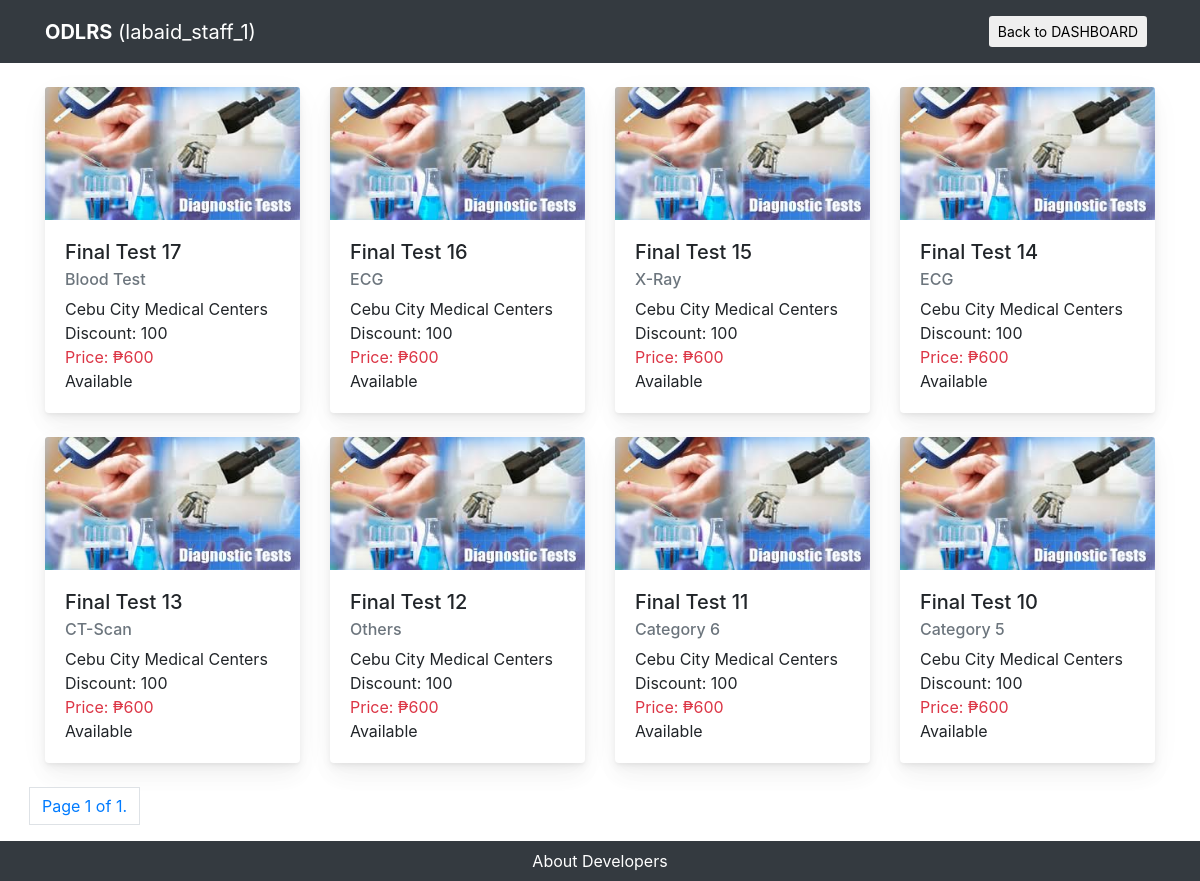
Screenshot of /all-tests-list-staff/labaid_staff_1/ with the database file from the repository.
### diagnostic_centers/models.py (models this page shows, shortened)
class DiagnosticStaff(models.Model):
    username = models.CharField(max_length=20, unique=True, blank=False)
    password = models.CharField(max_length=100, unique=True,  blank=False)
    admin = models.BooleanField(default=False)
    center = models.ForeignKey(DiagnosticCenter, on_delete=models.CASCADE, related_name='center_staffs')
    class Meta:
        verbose_name_plural = 'Diagnostic Staffs'

class DiagnosticCenter(models.Model):
    name = models.CharField(max_length=250, blank=False)
    image = models.ImageField(default='default_center.jpg', upload_to='diagnostic_center_pics')
    email = models.EmailField(blank=True)
    contact_no = models.CharField(max_length=20, blank=False)
    website = models.CharField(max_length=100, blank=True)
    address = models.CharField(max_length=150, blank=False)
    class Meta:
        verbose_name_plural = 'Diagnostic Centers'
    def __str__(self):
        return self.name

### tests/models.py (models this page shows, shortened)
class Test(models.Model):
    ACTIVE_STATUS = (
        ('Available', 'AVAILABLE'),
        ('Closed', 'CLOSED'),
    )
    test_name = models.CharField(max_length=250, blank=False)
    image = models.ImageField(default='default_test.jpg', upload_to='test_pics')
    category = models.ForeignKey(TestCategory, on_delete=models.CASCADE, related_name='test_category')
    center = models.ForeignKey(DiagnosticCenter, on_delete=models.CASCADE, related_name='test_center')
    discount = models.PositiveIntegerField(null=True, blank=True)
    price = models.PositiveIntegerField(null=True, blank=True)
    active_status = models.CharField(max_length=20, choices=ACTIVE_STATUS, default='AVAILABLE')
    class Meta:
        ordering = ['-id']
        verbose_name_plural = 'Tests'

class TestCategory(models.Model):
    category_name = models.CharField(max_length=50)
    center = models.ForeignKey(DiagnosticCenter, on_delete=models.CASCADE, related_name='category_center',
                               null=True, blank=True)
    class Meta:
        verbose_name_plural = 'Test Categories'
        ordering = ['-id']
    def __str__(self):
        return self.category_name

### tests/views.py (the view)
# urls.py: path('all-tests-list-staff/<username>/', all_tests_list_for_staff, name='all-tests-list-staff'),
def all_tests_list_for_staff(request, username):
    staff = DiagnosticStaff.objects.get(username=username)
    staff_filtered_tests = Test.objects.filter(center__center_staffs=staff)
    paginator = Paginator(staff_filtered_tests, 20)
    page = request.GET.get('page')
    all_added_tests_paginator_data = paginator.get_page(page)
    template = 'tests/all_tests_list_for_staff.html'
    context = {
        'all_added_tests': all_added_tests_paginator_data,
        'staff': staff,
    }
    return render(request, template, context)

### templates/tests/all_tests_list_for_staff.html (shortened to what this page needs)
<!DOCTYPE html>
<html lang="en">
<head>
    <link rel="stylesheet" href="https://maxcdn.bootstrapcdn.com/bootstrap/4.0.0/css/bootstrap.min.css"
 />
</head>
<body>
    <nav class="navbar navbar-expand-lg navbar-dark bg-dark">
        <div class="container">
            <a class="navbar-brand text-warnin" href="#"><b>ODLRS</b> <span
                    class="text-white">({{ staff.username }})</span></a>
            <div class="" id="navbarSupportedContent">
                <ul class="navbar-nav ml-auto">
                    <li class="nav-item">
                        <a class="nav-link text-white"
                            href="{% url 'diagnostic_centers:staff-dashboard' staff.username %}">
                            <button type="submit" class="btn btn-white btn-sm">Back to DASHBOARD</button>
                        </a>
                    </li>
                </ul>
            </div>
        </div>
    </nav>
    <div class="container mt-4">
        <div class="row">
            {% for test in all_added_tests %}
            <div class="col-xs-12 col-sm-6 col-md-4 col-lg-3">
                <div class="card mb-4">
                    <img src="{{ test.image.url }}" class="card-img-top" alt="..." width="100%">
                    <div class="card-body">
                        <h5 class="card-title">{{ test.test_name }}
                        </h5>
                        <h6 class="card-subtitle mb-2 text-muted">{{ test.category }}</h6>
                        <p class="card-text center">{{ test.center }}</p>
                        <p class="card-text">Discount: {{ test.discount }}</p>
                        <p class="card-text text-danger">Price: ₱{{ test.price }}</p>
                        <p class="card-text">{{ test.active_status }}</p>
                    </div>
                </div>
            </div>
            {% endfor %}
            <br><br>
            <ul class="pagination">
                <li class="page-item">
                    <a class="page-link" href="#">Page {{ all_added_tests.number }} of
                        {{ all_added_tests.paginator.num_pages }}.</a>
                </li>
            </ul>
        </div>
    </div>
    <div class="footer bg-dark text-white text-center py-2">
        <div class="d-box px-2">
            <a class="text-white" href="{% url 'developers' %}" target="_blank" data-toggle="tooltip"
                data-placement="top" title="About Developers">About Developers</a>
        </div>
    </div>
</body>
</html>

### templates/tests/all_tests_list_for_staff.html (style rules this page uses)
p { margin-bottom: 0; }
.card { box-shadow: 0 0.46875rem 2.1875rem rgba(4, 9, 20, 0.03), 0 0.9375rem 1.40625rem rgba(4, 9, 20, 0.03), 0 0.25rem 0.53125rem rgba(4, 9, 20, 0.05), 0 0.125rem 0.1875rem rgba(4, 9, 20, 0.03); border-width: 0; transition: all .2s; }

### rows the page displays
DiagnosticStaff: username "labaid_staff_1"
Test: image (picture), test_name "Final Test 17", category "Blood Test", center "Cebu City Medical Centers", discount "100", price "600", active_status "Available"
Test: image (picture), test_name "Final Test 16", category "ECG", center "Cebu City Medical Centers", discount "100", price "600", active_status "Available"
Test: image (picture), test_name "Final Test 15", category "X-Ray", center "Cebu City Medical Centers", discount "100", price "600", active_status "Available"
Test: image (picture), test_name "Final Test 14", category "ECG", center "Cebu City Medical Centers", discount "100", price "600", active_status "Available"
Test: image (picture), test_name "Final Test 13", category "CT-Scan", center "Cebu City Medical Centers", discount "100", price "600", active_status "Available"
Test: image (picture), test_name "Final Test 12", category "Others", center "Cebu City Medical Centers", discount "100", price "600", active_status "Available"
Test: image (picture), test_name "Final Test 11", category "Category 6", center "Cebu City Medical Centers", discount "100", price "600", active_status "Available"
Test: image (picture), test_name "Final Test 10", category "Category 5", center "Cebu City Medical Centers", discount "100", price "600", active_status "Available"

### other values shown
{{ all_added_tests.number }} "1"
{{ all_added_tests.paginator.num_pages }} "1"
